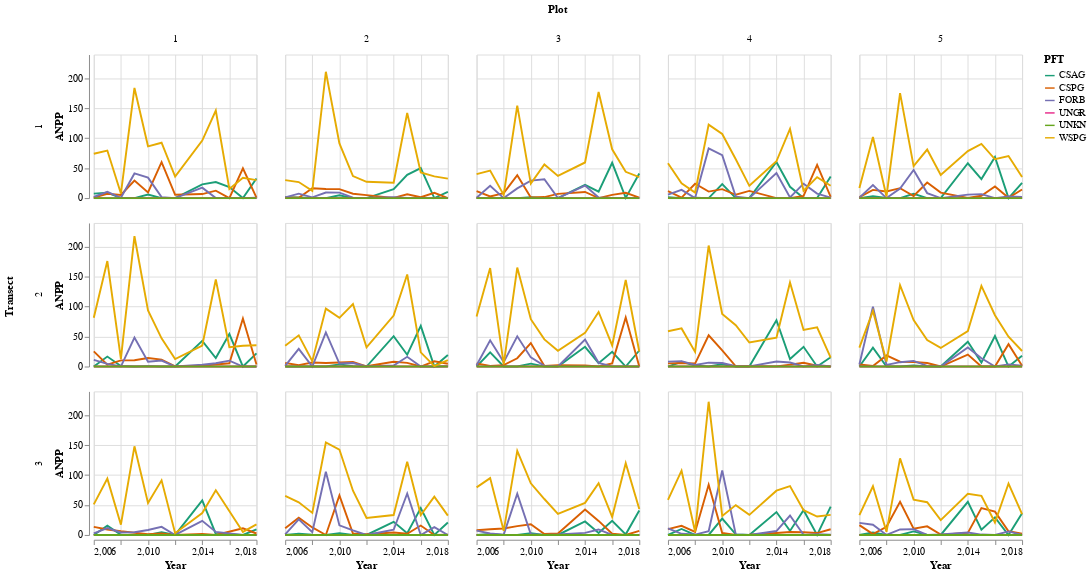

Write notebook code for a chart like this one.
### Markdown cell above
<p>We can see from comparing one site (column) to another that each site is associated with qualitatively different growth amounts, regardless of plant species group. In support of that, each transect (row) shows similar growth patterns to other transects for a given site, over the course of the data collection period, yet show different growth patterns an amounts compared to each transect in the other sites.</p>
<p>Next we look at the site 'SWLAE' in greater detail, where the growth for each plot in a transect will be shown.</p>

### Code cell
altair_plot_group_wrt_transect_group(ltanpp_forModel,'SWALE')

### Figure 1 — Vega-Lite specification as saved in the notebook (floating-point values rounded to 4 significant figures; data arrays with more than 128 entries replaced by an {"elided": "..."} marker saying what was removed)
{"config": {"view": {"continuousWidth": 300, "continuousHeight": 300}}, "data": {"name": "data-4554e59ba8653bc430457a34da3b81e0"}, "mark": {"type": "line"}, "encoding": {"color": {"field": "PFT", "scale": {"scheme": "dark2"}, "type": "nominal"}, "column": {"field": "Plot", "type": "quantitative"}, "opacity": {"condition": {"param": "param_2", "value": 1}, "value": 0.2}, "row": {"field": "Transect", "type": "quantitative"}, "x": {"field": "Year", "scale": {"zero": false}, "type": "quantitative"}, "y": {"field": "ANPP", "type": "quantitative"}}, "height": 150, "params": [{"name": "param_2", "select": {"type": "point", "fields": ["PFT"]}, "bind": "legend"}], "width": 170, "$schema": "https://vega.github.io/schema/vega-lite/v5.15.1.json", "datasets": {"data-4554e59ba8653bc430457a34da3b81e0": {"elided": "1074 records"}}}
